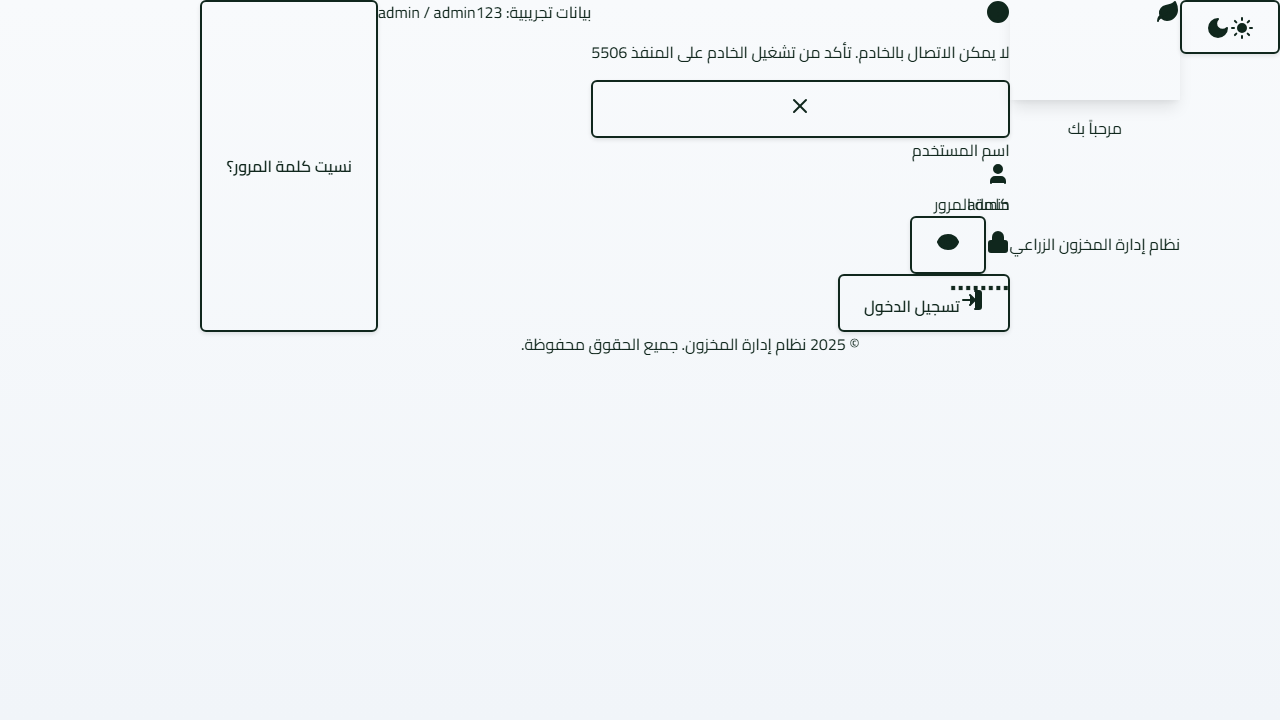
#> input picture 5-gaara_erp/playwright-report/data/0cd228492ffcc69f8ac33478f84e61a039ea5daf.png, 1280 x 720 px
$ python -i image_processor.py   (imports and definitions only)   (older library calls are emulated)
#> lines starting #> are read from the running program, lines starting #| are printed output that depends on the picture; after the words box and inside, x2 and y2 are one past the last pixel; in counts of white or black regions, pixels touching at a corner belong together
#> further down, picture is the input picture: shape (720, 1280, 3); mean B, G, R 247.3, 244.5, 241.2
#!/usr/bin/env python3
# -*- coding: utf-8 -*-

"""
وحدة معالجة الصور
================

توفر هذه الوحدة وظائف متقدمة لمعالجة الصور وتحليلها لاستخدامها في مكونات النظام المختلفة.
تتضمن وظائف لتحسين الصور، واستخراج الميزات، وتقسيم الصور، وتحليل الألوان.

المؤلف: فريق Manus للذكاء الاصطناعي
الإصدار: 1.0.0
التاريخ: أبريل 2025
"""

import os
import cv2
import numpy as np
from PIL import Image, ImageEnhance, ImageFilter
import logging
from typing import Tuple, List, Dict, Union, Optional, Any
from dataclasses import dataclass
import matplotlib.pyplot as plt
from sklearn.cluster import KMeans
from scipy import ndimage

# إعداد السجل
logger = logging.getLogger('agricultural_ai.image_processor')

@dataclass
class ImageRegion:
    """فئة تمثل منطقة في الصورة مع خصائصها"""
    x: int
    y: int
    width: int
    height: int
    label: str = ""
    confidence: float = 0.0
    features: Dict[str, Any] = None

    def __post_init__(self):
        if self.features is None:
            self.features = {}

    # [14 lines left out: functions area, center, bbox, not called in this run]

class ImageProcessor:
    """فئة لمعالجة الصور وتحليلها"""

    def __init__(self, config: Dict = None):
        """تهيئة معالج الصور

        المعاملات:
            config (Dict): تكوين معالج الصور
        """
        self.config = config or {}
        self.default_image_size = self.config.get('default_image_size', (224, 224))
        logger.info("تم تهيئة معالج الصور")

    # [126 lines left out: functions load_image, save_image, resize_image, enhance_image, remove_noise, not called in this run]

    def segment_image(self, image: np.ndarray, method: str = 'kmeans', n_segments: int = 5) -> Tuple[np.ndarray, List[np.ndarray]]:
        """تقسيم الصورة إلى مناطق

        المعاملات:
            image (np.ndarray): مصفوفة الصورة
            method (str): طريقة التقسيم ('kmeans', 'watershed', 'grabcut')
            n_segments (int): عدد المناطق المطلوبة (للطرق التي تدعم ذلك)

        الإرجاع:
            Tuple[np.ndarray, List[np.ndarray]]: صورة التقسيم وقائمة بالمناطق المقسمة
        """
#> called with method = 'kmeans', n_segments = 5
        if method == 'kmeans':
            # تحويل الصورة إلى مصفوفة ثنائية الأبعاد للتقسيم
            h, w = image.shape[:2]
#> h = 720; w = 1280
            reshaped_image = image.reshape((h * w, -1))

            # تطبيق خوارزمية K-means
            kmeans = KMeans(n_clusters=n_segments, random_state=42, n_init=10)
            labels = kmeans.fit_predict(reshaped_image)

            # إعادة تشكيل التسميات إلى شكل الصورة
            segmented = labels.reshape(h, w)
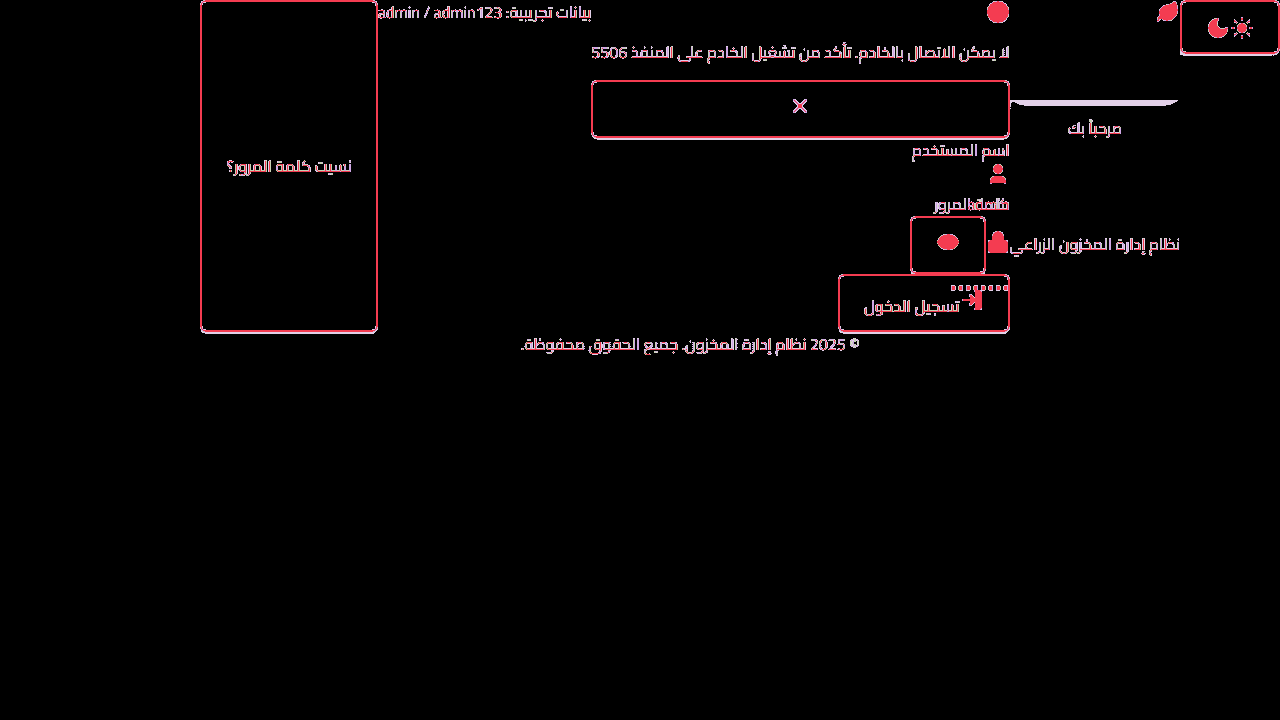
#> segmented: shape (720, 1280) int32; 5 distinct labels, from 0 to 4; one colour per label, 0 black

            # إنشاء قائمة بالمناطق المقسمة
            segments = []
            for i in range(n_segments):
                mask = np.zeros((h, w), dtype=np.uint8)
                mask[segmented == i] = 255
                segments.append(mask)
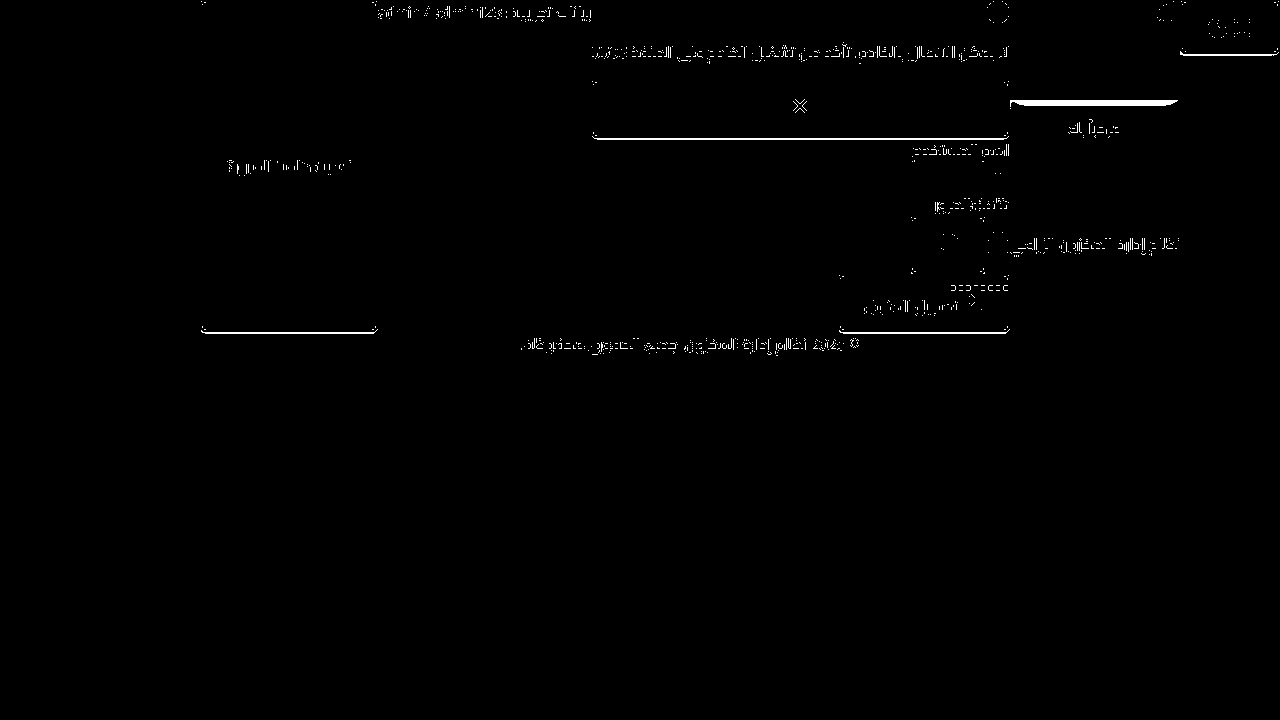
#> mask: shape (720, 1280); 0.6% white in thin lines or dots, all inside (x1, y1, x2, y2) = (201, 1, 1279, 356)

            # تحويل التسميات إلى صورة ملونة للعرض
            segmented_image = np.zeros((h, w, 3), dtype=np.uint8)
            colors = [
                (255, 0, 0), (0, 255, 0), (0, 0, 255),
                (255, 255, 0), (255, 0, 255), (0, 255, 255),
                (128, 0, 0), (0, 128, 0), (0, 0, 128),
                (128, 128, 0), (128, 0, 128), (0, 128, 128)
            ]

            for i in range(n_segments):
                color_idx = i % len(colors)
                segmented_image[segmented == i] = colors[color_idx]

            return segmented_image, segments

        elif method == 'watershed':
            # تحويل إلى صورة رمادية إذا كانت ملونة
            if len(image.shape) == 3:
                gray = cv2.cvtColor(image, cv2.COLOR_BGR2GRAY)
            else:
                gray = image.copy()

            # تطبيق عتبة Otsu للحصول على الخلفية والأمامية
            ret, thresh = cv2.threshold(gray, 0, 255, cv2.THRESH_BINARY_INV + cv2.THRESH_OTSU)

            # إزالة الضوضاء
            kernel = np.ones((3, 3), np.uint8)
            opening = cv2.morphologyEx(thresh, cv2.MORPH_OPEN, kernel, iterations=2)

            # تحديد المنطقة الخلفية المؤكدة
            sure_bg = cv2.dilate(opening, kernel, iterations=3)

            # تحديد المنطقة الأمامية المؤكدة
            dist_transform = cv2.distanceTransform(opening, cv2.DIST_L2, 5)
            ret, sure_fg = cv2.threshold(dist_transform, 0.7 * dist_transform.max(), 255, 0)

            # تحديد المنطقة غير المؤكدة
            sure_fg = np.uint8(sure_fg)
            unknown = cv2.subtract(sure_bg, sure_fg)

            # وضع علامات للمكونات المتصلة
            ret, markers = cv2.connectedComponents(sure_fg)

            # إضافة 1 لجميع التسميات حتى تكون الخلفية 1 بدلاً من 0
            markers = markers + 1

            # وضع علامة 0 للمنطقة غير المؤكدة
            markers[unknown == 255] = 0

            # تطبيق خوارزمية Watershed
            if len(image.shape) == 3:
                markers = cv2.watershed(image, markers)
            else:
                # تحويل الصورة الرمادية إلى ملونة للتقسيم
                colored = cv2.cvtColor(gray, cv2.COLOR_GRAY2BGR)
                markers = cv2.watershed(colored, markers)

            # إنشاء صورة التقسيم
            h, w = markers.shape
            segmented_image = np.zeros((h, w, 3), dtype=np.uint8)
            colors = [
                (255, 0, 0), (0, 255, 0), (0, 0, 255),
                (255, 255, 0), (255, 0, 255), (0, 255, 255),
                (128, 0, 0), (0, 128, 0), (0, 0, 128),
                (128, 128, 0), (128, 0, 128), (0, 128, 128)
            ]

            # إنشاء قائمة بالمناطق المقسمة
            segments = []
            for i in range(2, ret + 2):  # بدءًا من 2 لتجاوز الخلفية والحدود
                mask = np.zeros((h, w), dtype=np.uint8)
                mask[markers == i] = 255
                segments.append(mask)

                color_idx = (i - 2) % len(colors)
                segmented_image[markers == i] = colors[color_idx]

            # وضع علامة على الحدود باللون الأبيض
            segmented_image[markers == -1] = (255, 255, 255)

            return segmented_image, segments

        elif method == 'grabcut':
            # تطبيق خوارزمية GrabCut
            if len(image.shape) != 3:
                # تحويل الصورة الرمادية إلى ملونة
                image = cv2.cvtColor(image, cv2.COLOR_GRAY2BGR)

            # إنشاء مستطيل أولي (يفترض أن الكائن في وسط الصورة)
            h, w = image.shape[:2]
            rect = (w//4, h//4, w//2, h//2)

            # إنشاء قناع أولي وخلفية ومقدمة للنموذج
            mask = np.zeros(image.shape[:2], np.uint8)
            bgdModel = np.zeros((1, 65), np.float64)
            fgdModel = np.zeros((1, 65), np.float64)

            # تطبيق GrabCut
            cv2.grabCut(image, mask, rect, bgdModel, fgdModel, 5, cv2.GC_INIT_WITH_RECT)

            # تعديل القناع
            mask2 = np.where((mask == 2) | (mask == 0), 0, 1).astype('uint8')

            # إنشاء صورة التقسيم
            segmented_image = image * mask2[:, :, np.newaxis]

            # إنشاء قائمة بالمناطق المقسمة (في هذه الحالة منطقة واحدة فقط)
            segments = [mask2 * 255]

            return segmented_image, segments

        else:
            logger.warning(f"طريقة التقسيم غير معروفة: {method}، استخدام الطريقة الافتراضية")
            return self.segment_image(image, method='kmeans', n_segments=n_segments)

    # [800 lines left out: functions detect_edges, analyze_color, extract_features, detect_regions_of_interest, visualize_regions, compare_images and 7 more, not called in this run]

>>> import cv2
>>> picture = cv2.imread('../../../5-gaara_erp/playwright-report/data/0cd228492ffcc69f8ac33478f84e61a039ea5daf.png')
>>> result = ImageProcessor().segment_image(picture)

$ run again, on 5-gaara_erp/playwright-report/data/43b53c488c48e1747c6ec65d1e072f09ce179460.png
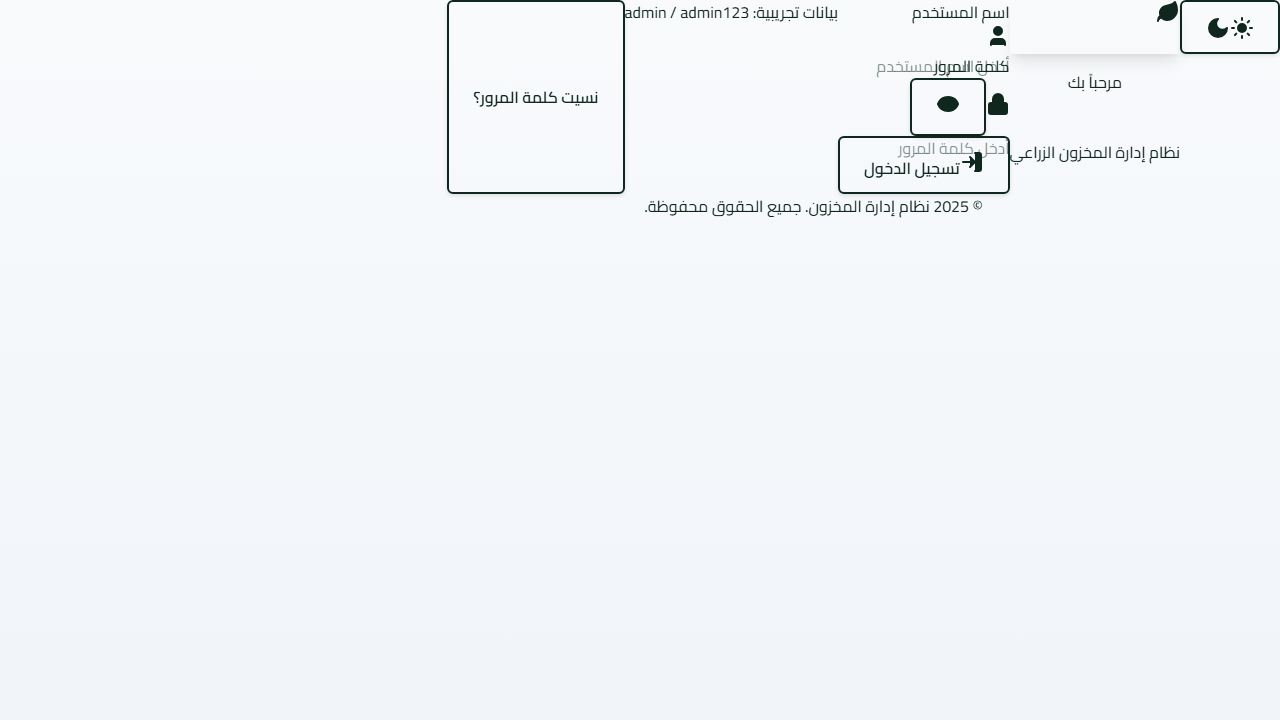
#> input picture 5-gaara_erp/playwright-report/data/43b53c488c48e1747c6ec65d1e072f09ce179460.png, 1280 x 720 px
#> picture is the input picture: shape (720, 1280, 3); mean B, G, R 248.3, 245.4, 242.2
#> in segment_image, `segmented = labels.reshape(h, w)`:
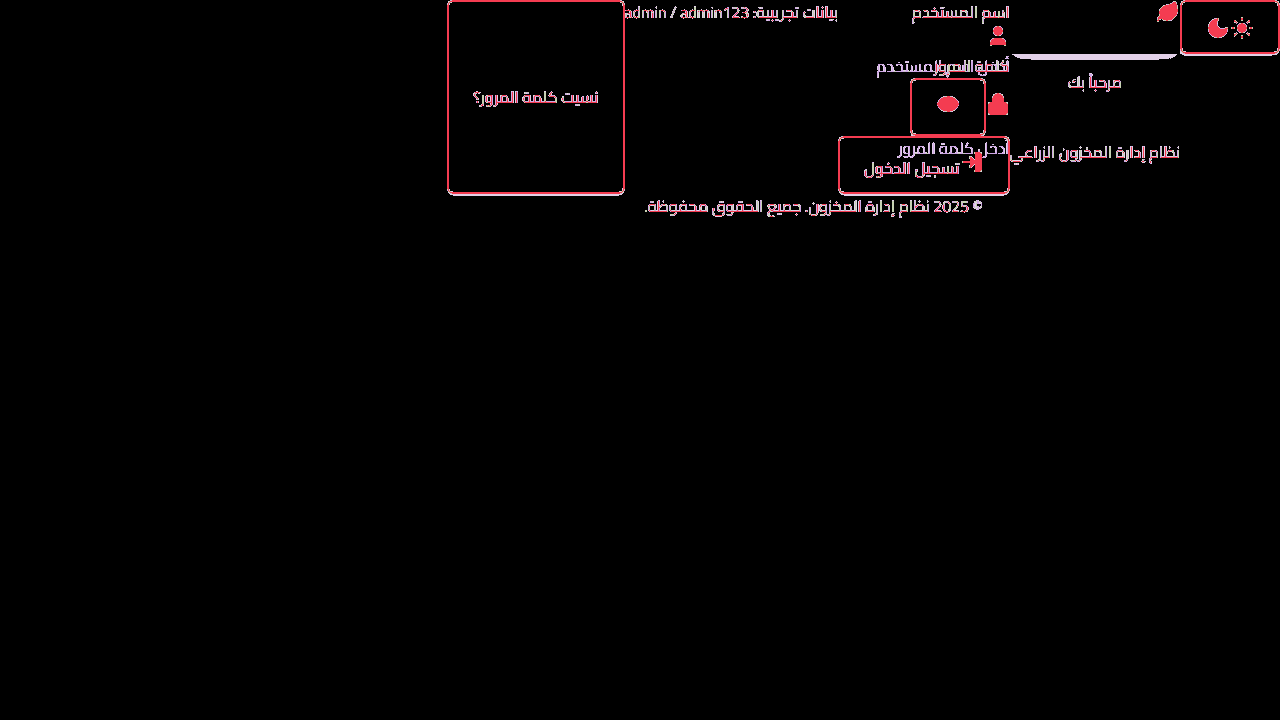
#> segmented: shape (720, 1280) int32; 5 distinct labels, from 0 to 4; one colour per label, 0 black
#> after the loop in segment_image, `for i in range(n_segments):`:
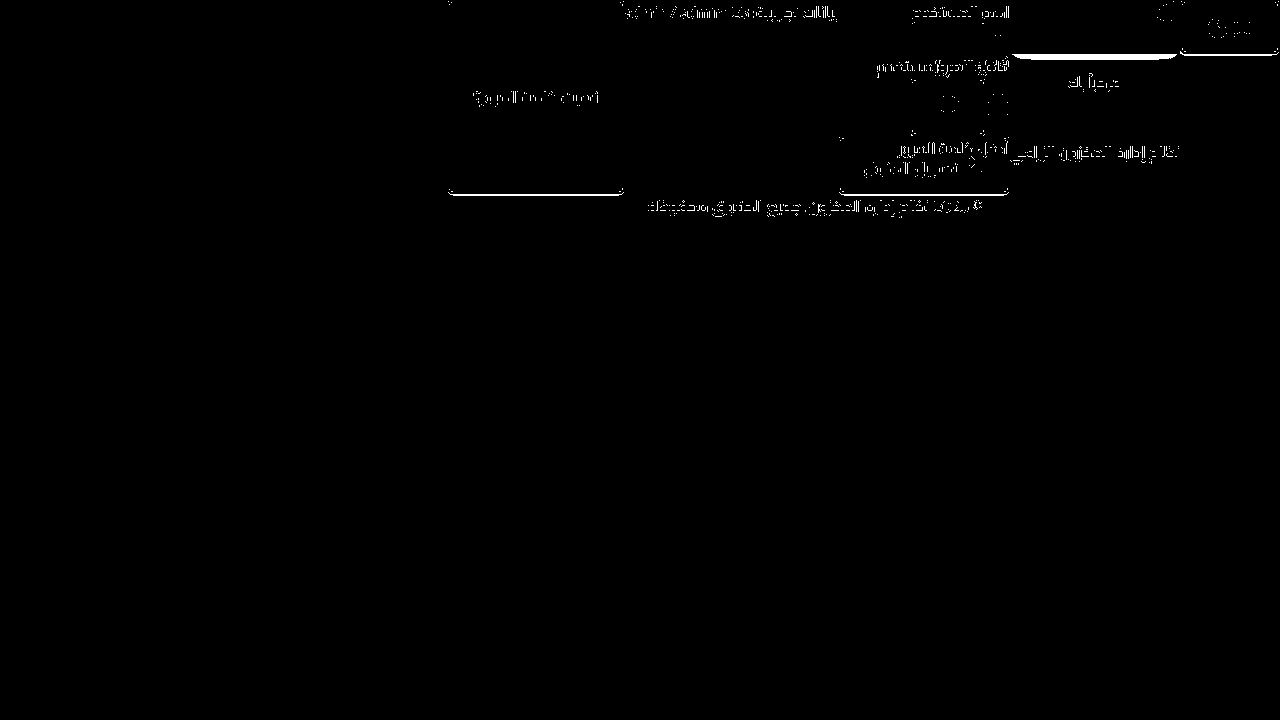
#> mask: shape (720, 1280); 0.45% white in thin lines or dots, all inside (x1, y1, x2, y2) = (448, 1, 1279, 218)
